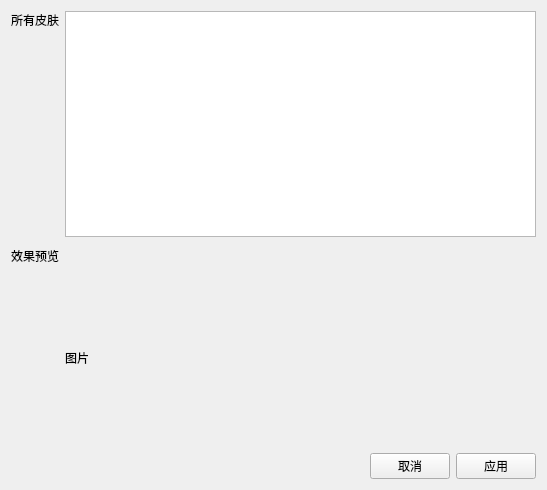
<?xml version="1.0" encoding="UTF-8"?>
<ui version="4.0">
 <class>MainWindow</class>
 <widget class="QMainWindow" name="MainWindow">
  <property name="geometry">
   <rect>
    <x>0</x>
    <y>0</y>
    <width>547</width>
    <height>490</height>
   </rect>
  </property>
  <property name="windowTitle">
   <string>输入法皮肤设置</string>
  </property>
  <widget class="QWidget" name="centralWidget">
   <layout class="QGridLayout" name="gridLayout_2">
    <item row="0" column="0">
     <layout class="QGridLayout" name="gridLayout">
      <item row="6" column="0" colspan="2">
       <layout class="QHBoxLayout" name="horizontalLayout">
        <item>
         <spacer name="horizontalSpacer">
          <property name="orientation">
           <enum>Qt::Horizontal</enum>
          </property>
          <property name="sizeHint" stdset="0">
           <size>
            <width>40</width>
            <height>20</height>
           </size>
          </property>
         </spacer>
        </item>
        <item>
         <widget class="QPushButton" name="cancelBtn">
          <property name="text">
           <string>取消</string>
          </property>
         </widget>
        </item>
        <item>
         <widget class="QPushButton" name="okBtn">
          <property name="text">
           <string>应用</string>
          </property>
         </widget>
        </item>
       </layout>
      </item>
      <item row="2" column="0" rowspan="3">
       <widget class="QLabel" name="label_2">
        <property name="text">
         <string>效果预览</string>
        </property>
       </widget>
      </item>
      <item row="1" column="0">
       <spacer name="verticalSpacer_2">
        <property name="orientation">
         <enum>Qt::Vertical</enum>
        </property>
        <property name="sizeHint" stdset="0">
         <size>
          <width>20</width>
          <height>208</height>
         </size>
        </property>
       </spacer>
      </item>
      <item row="4" column="1" rowspan="2">
       <widget class="QLabel" name="imageLab">
        <property name="sizePolicy">
         <sizepolicy hsizetype="Expanding" vsizetype="Expanding">
          <horstretch>0</horstretch>
          <verstretch>0</verstretch>
         </sizepolicy>
        </property>
        <property name="text">
         <string>图片</string>
        </property>
       </widget>
      </item>
      <item row="5" column="0">
       <spacer name="verticalSpacer">
        <property name="orientation">
         <enum>Qt::Vertical</enum>
        </property>
        <property name="sizeHint" stdset="0">
         <size>
          <width>20</width>
          <height>128</height>
         </size>
        </property>
       </spacer>
      </item>
      <item row="0" column="1" rowspan="2">
       <widget class="QTreeWidget" name="treeWidget">
        <attribute name="headerVisible">
         <bool>false</bool>
        </attribute>
        <column>
         <property name="text">
          <string notr="true">1</string>
         </property>
        </column>
       </widget>
      </item>
      <item row="0" column="0">
       <widget class="QLabel" name="label">
        <property name="text">
         <string>所有皮肤</string>
        </property>
       </widget>
      </item>
      <item row="3" column="1">
       <spacer name="horizontalSpacer_2">
        <property name="orientation">
         <enum>Qt::Horizontal</enum>
        </property>
        <property name="sizeHint" stdset="0">
         <size>
          <width>40</width>
          <height>20</height>
         </size>
        </property>
       </spacer>
      </item>
     </layout>
    </item>
   </layout>
  </widget>
 </widget>
 <layoutdefault spacing="6" margin="11"/>
 <resources/>
 <connections/>
</ui>
